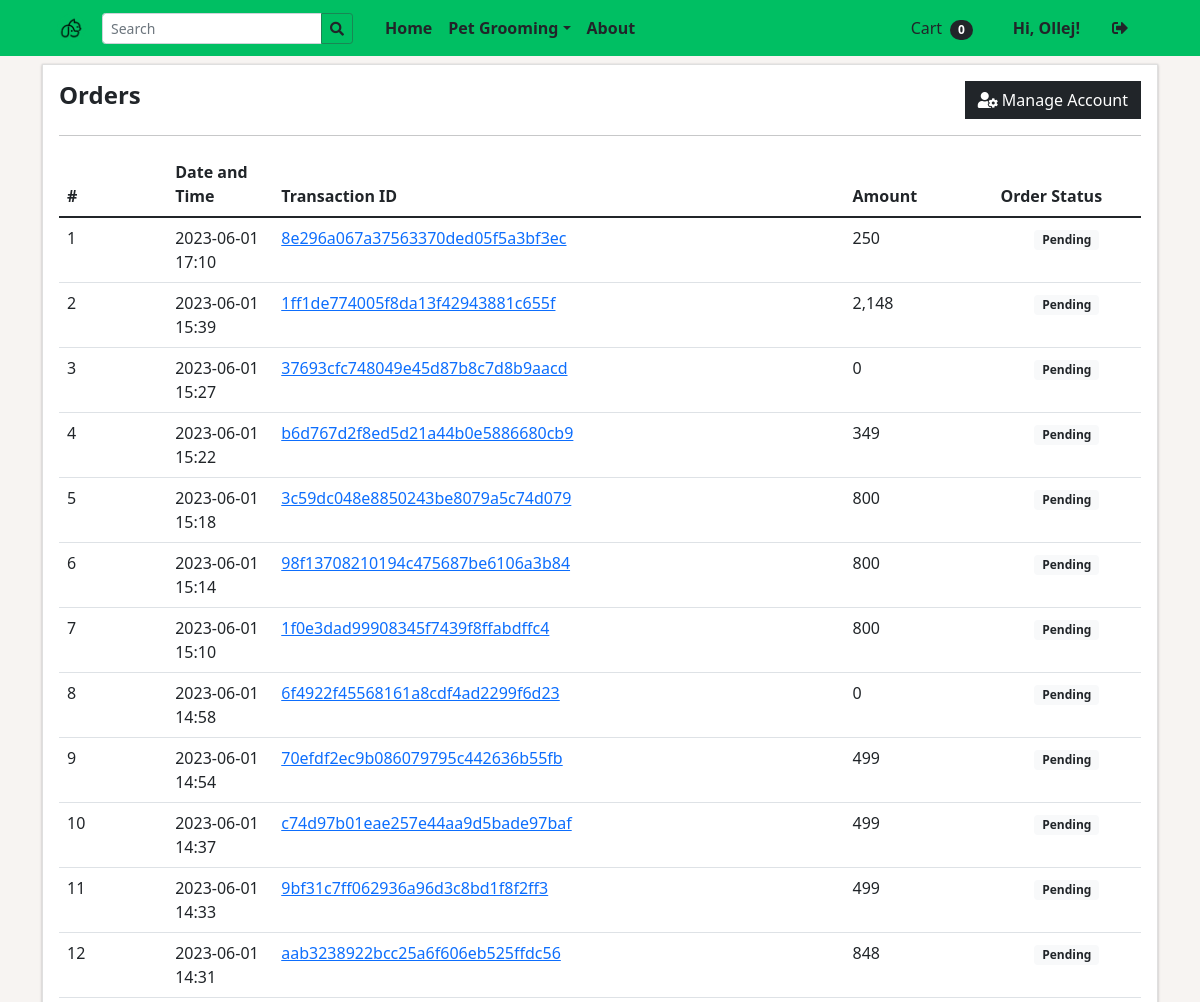
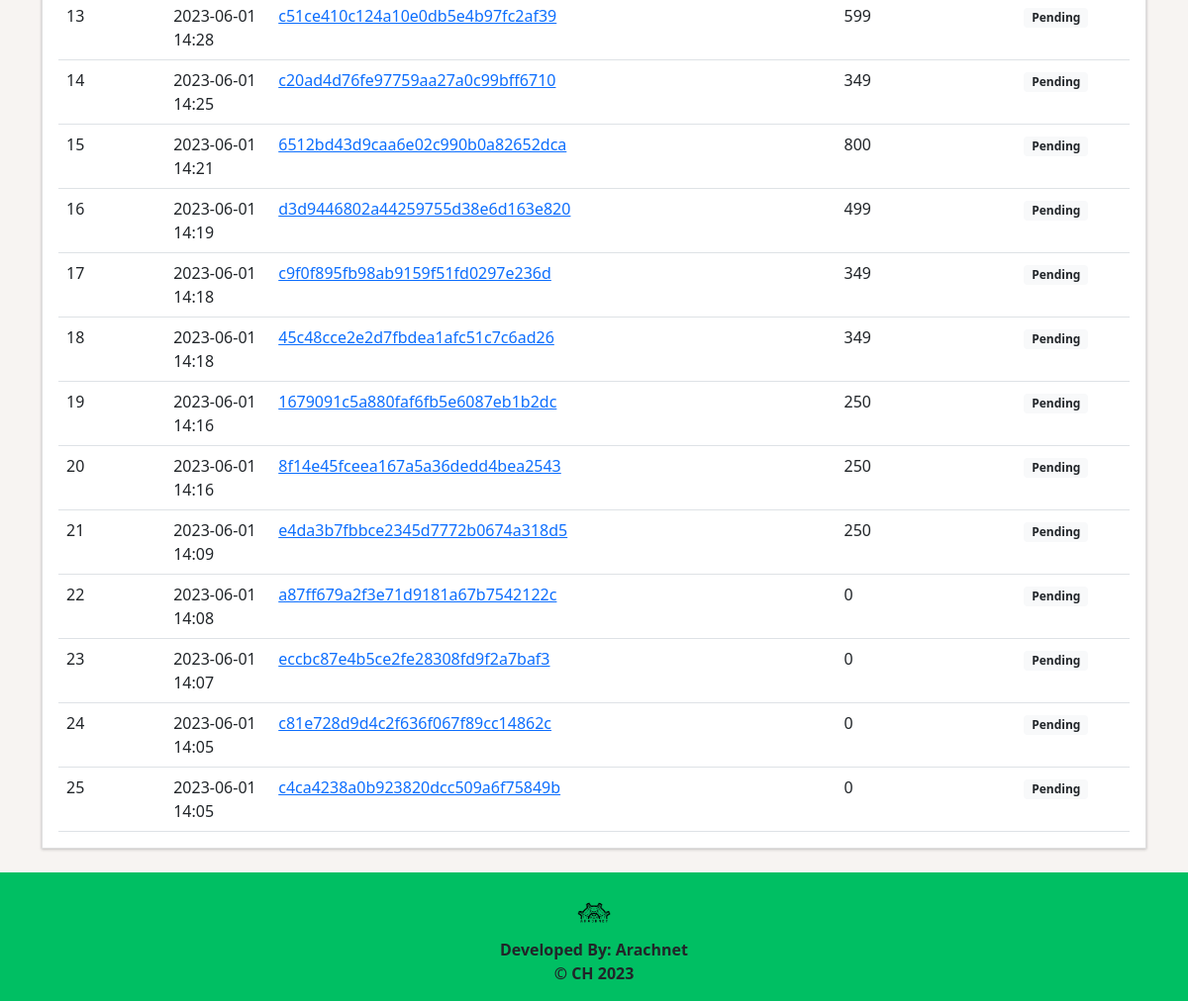
The app's page /?p=my_account (signed in), older data (2 pictures, top to bottom).
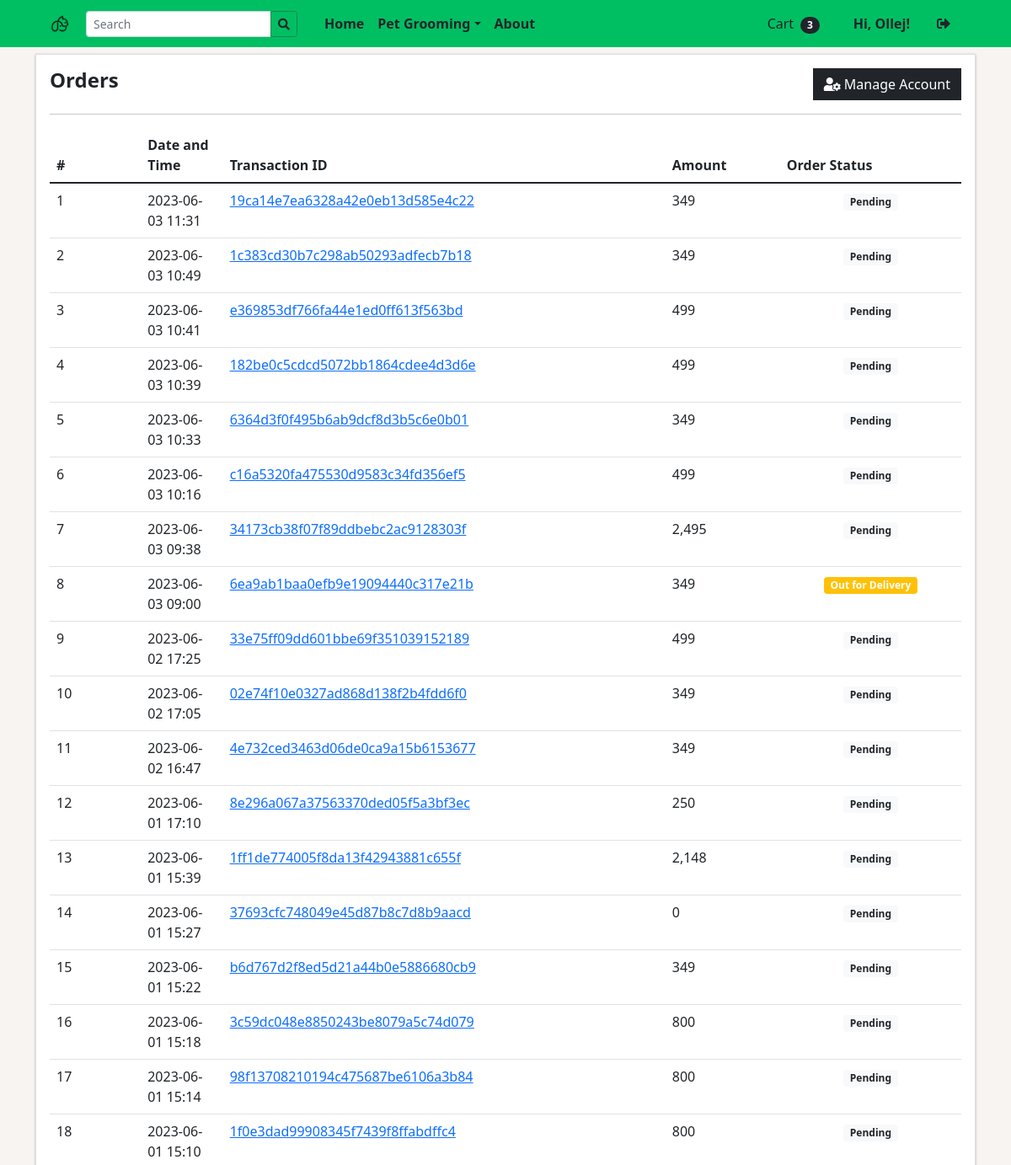
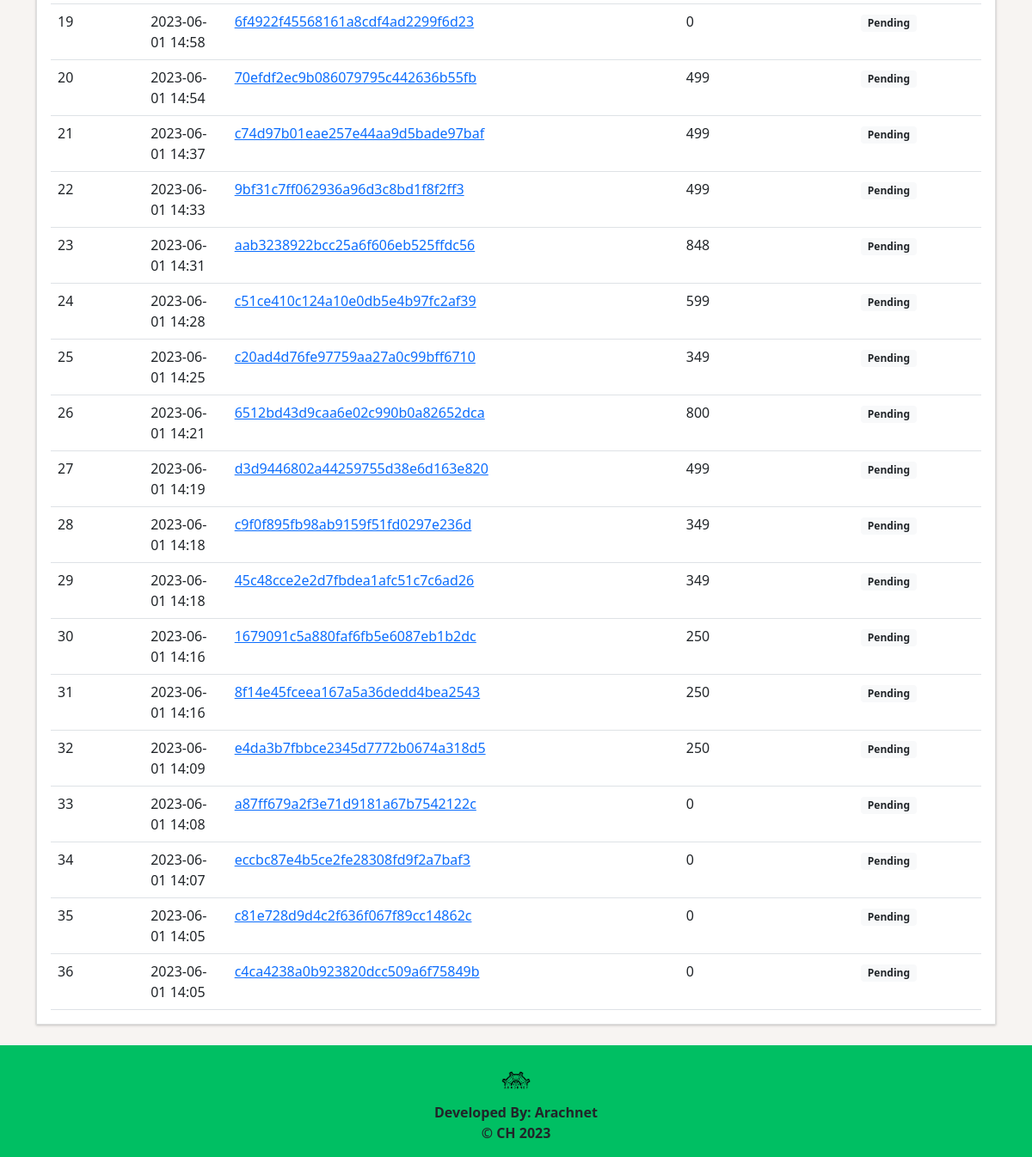
The same page, newer data (2 pictures, top to bottom).
### tables this page shows
CREATE TABLE `categories` (
  `id` int(30) NOT NULL,
  `category` varchar(250) NOT NULL,
  `description` text DEFAULT NULL,
  `status` tinyint(1) NOT NULL DEFAULT 1,
  `date_created` datetime NOT NULL DEFAULT current_timestamp()
);

CREATE TABLE `orders` (
  `id` int(30) NOT NULL,
  `client_id` int(30) NOT NULL,
  `delivery_address` text NOT NULL,
  `payment_method` varchar(100) NOT NULL,
  `order_type` tinyint(1) NOT NULL COMMENT '1= pickup,2= deliver',
  `amount` double NOT NULL,
  `status` tinyint(2) NOT NULL DEFAULT 0,
  `paid` tinyint(1) NOT NULL DEFAULT 0,
  `date_created` datetime NOT NULL DEFAULT current_timestamp(),
  `date_updated` datetime DEFAULT NULL ON UPDATE current_timestamp(),
  `updated_by` int(30) DEFAULT NULL,
  `message_status` int(11) NOT NULL
);

### classes/DBConnection.php (called while the page is built, shortened)
<?php
class DBConnection{
    private $host = DB_SERVER;
    private $username = DB_USERNAME;
    private $password = DB_PASSWORD;
    private $database = DB_NAME;
    public $conn;
    public function __construct(){
        if (!isset($this->conn)) {
            $this->conn = new mysqli($this->host, $this->username, $this->password, $this->database);
        }
    }
}
?>

### config.php (called while the page is built, shortened)
<?php
require_once('classes/DBConnection.php');
require_once('classes/SystemSettings.php');
function validate_image($file){
	if(!empty($file)){
		if(is_file(base_app.$file)){
			return base_url.$file;
		}else{
			return base_url.'dist/img/no-image-available.png';
		}
	}else{
		return base_url.'dist/img/no-image-available.png';
	}
}
?>

### my_account.php (the view, shortened to what this page needs)
<section class="py-2">
    <div class="container">
        <div class="card rounded-0">
            <div class="card-body">
                <div class="w-100 justify-content-between d-flex">
                    <h4><b>Orders</b></h4>
                    <a href="./?p=edit_account" class="btn btn btn-dark btn-flat"><div class="fa fa-user-cog"></div> Manage Account</a>
                </div>
                    <hr class="border-warning">
                    <table class="table table-stripped text-dark">
                        <colgroup>
                            <col width="10%">
                            <col width="15">
                            <col width="25">
                            <col width="25">
                            <col width="15">
                        </colgroup>
                        <thead>
                            <tr>
                                <th>#</th>
                                <th>Date and Time</th>
                                <th>Transaction ID</th>
                                <th>Amount</th>
                                <th>Order Status</th>
                            </tr>
                        </thead>
                        <tbody>
                            <?php
                                $i = 1;
                                $qry = $conn->query("SELECT o.*,concat(c.firstname,' ',c.lastname) as client from `orders` o inner join clients c on c.id = o.client_id where o.client_id = '".$_settings->userdata('id')."' order by unix_timestamp(o.date_created) desc ");
                                while($row = $qry->fetch_assoc()):
                            ?>
                                <tr>
                                    <td><?php echo $i++ ?></td>
                                    <td><?php echo date("Y-m-d H:i",strtotime($row['date_created'])) ?></td>
                                    <td><a href="javascript:void(0)" class="view_order" data-id="<?php echo $row['id'] ?>"><?php echo md5($row['id']); ?></a></td>
                                    <td><?php echo number_format($row['amount']) ?> </td>
                                    <td class="text-center">
                                            <?php if($row['status'] == 0): ?>
                                                <span class="badge badge-light text-dark">Pending</span>
                                            <?php elseif($row['status'] == 1): ?>
                                                <span class="badge badge-primary">Packed</span>
                                            <?php elseif($row['status'] == 2): ?>
                                                <span class="badge badge-warning">Out for Delivery</span>
                                            <?php elseif($row['status'] == 3): ?>
                                                <span class="badge badge-success">Delivered</span>
                                            <?php else: ?>
                                                <span class="badge badge-danger">Cancelled</span>
                                            <?php endif; ?>
                                        </td>
                                    </tr>
                            <?php endwhile; ?>
                        </tbody>
                    </table>
            </div>
        </div>
    </div>
</section>

### inc/header.php (shortened to what this page needs)
<head>
    <link rel="stylesheet" href="<?php echo base_url ?>plugins/fontawesome-free/css/all.min.css">
    <link rel="stylesheet" href="<?php echo base_url ?>plugins/tempusdominus-bootstrap-4/css/tempusdominus-bootstrap-4.min.css">
  <link rel="stylesheet" href="<?php echo base_url ?>plugins/datatables-bs4/css/dataTables.bootstrap4.min.css">
  <link rel="stylesheet" href="<?php echo base_url ?>plugins/datatables-responsive/css/responsive.bootstrap4.min.css">
  <link rel="stylesheet" href="<?php echo base_url ?>plugins/datatables-buttons/css/buttons.bootstrap4.min.css">
  <link rel="stylesheet" href="<?php echo base_url ?>plugins/select2/css/select2.min.css">
  <link rel="stylesheet" href="<?php echo base_url ?>plugins/select2-bootstrap4-theme/select2-bootstrap4.min.css">
    <link rel="stylesheet" href="<?php echo base_url ?>plugins/icheck-bootstrap/icheck-bootstrap.min.css">
    <link rel="stylesheet" href="<?php echo base_url ?>plugins/jqvmap/jqvmap.min.css">
    <link rel="stylesheet" href="<?php echo base_url ?>dist/css/adminlte.css">
    <link rel="stylesheet" href="<?php echo base_url ?>dist/css/custom.css">
    <link rel="stylesheet" href="<?php echo base_url ?>assets/css/styles.css">
    <link rel="stylesheet" href="<?php echo base_url ?>plugins/overlayScrollbars/css/OverlayScrollbars.min.css">
    <link rel="stylesheet" href="<?php echo base_url ?>plugins/daterangepicker/daterangepicker.css">
    <link rel="stylesheet" href="<?php echo base_url ?>plugins/summernote/summernote-bs4.min.css">
  <link rel="stylesheet" href="<?php echo base_url ?>plugins/sweetalert2-theme-bootstrap-4/bootstrap-4.min.css">
  </head>

### inc/topBarNav.php (shortened to what this page needs)
<nav class="navbar navbar-expand-lg navbar-light" style="background-color: #00bf63;">
            <div class="container-fluid px-4 px-lg-5 ">
                <a class="navbar-brand" href="./">
                <img src="<?php echo validate_image($_settings->info('logo')) ?>" width="30" height="30" class="d-inline-block align-top" alt="" loading="lazy">
                </a>
                <form class="form-inline" id="search-form">
                  <div class="input-group">
                    <input class="form-control form-control-sm form " type="search" placeholder="Search" aria-label="Search" name="search"  value="<?php echo isset($_GET['search']) ? $_GET['search'] : "" ?>"  aria-describedby="button-addon2">
                    <div class="input-group-append">
                      <button class="btn btn-outline-success btn-sm m-0" type="submit" id="button-addon2"><i class="fa fa-search text-dark"></i></i></button>
                    </div>
                  </div>
                </form>
                <div class="collapse navbar-collapse" id="navbarSupportedContent">
                    <ul class="navbar-nav me-auto mb-2 mb-lg-0 ms-lg-4">
                    <li class="nav-item"><a class="nav-link font-weight-bold text-dark" aria-current="page" href="./">Home</a></li>
                        <?php
                        $cat_qry = $conn->query("SELECT * FROM categories where status = 1  limit 3");
                        while($crow = $cat_qry->fetch_assoc()):
                          $sub_qry = $conn->query("SELECT * FROM sub_categories where status = 1 and parent_id = '{$crow['id']}'");
                          if($sub_qry->num_rows <= 0):
                        ?>
                        <li class="nav-item"><a class="nav-link" aria-current="page" href="./?p=products&c=<?php echo md5($crow['id']) ?>"><?php echo $crow['category'] ?></a></li>
                        <?php else: ?>
                          <li class="nav-item dropdown">
    <a class="nav-link dropdown-toggle font-weight-bold text-dark" id="navbarDropdown<?php echo $crow['id'] ?>" href="#" role="button" data-toggle="dropdown" aria-expanded="false"><?php echo $crow['category'] ?></a>
</li>
                        <?php endif; ?>
                        <?php endwhile; ?>
                        <li class="nav-item"><a class="nav-link font-weight-bold text-dark" href="./?p=about">About</a></li>
                    </ul>
                    <div class="d-flex align-items-center">
                      <?php if(!isset($_SESSION['userdata']['id'])): ?>
                        <button class="btn btn-outline-dark ml-2" id="login-btn" type="button">Login</button>
                        <?php else: ?>
                        <a class="text-dark mr-2 nav-link" href="./?p=cart">
                            Cart
                            <span class="badge bg-dark text-white ms-1 rounded-pill" id="cart-count">
                              <?php
                              if(isset($_SESSION['userdata']['id'])):
                                $count = $conn->query("SELECT SUM(quantity) as items from `cart` where client_id =".$_settings->userdata('id'))->fetch_assoc()['items'];
                                echo ($count > 0 ? $count : 0);
                              else:
                                echo "0";
                              endif;
                              ?>
                            </span>
                        </a>
                            <a href="./?p=my_account" class="text-dark  nav-link"><b> Hi, <?php echo $_settings->userdata('firstname')?>!</b></a>
                            <a href="logout.php" class="text-dark  nav-link"><i class="fa fa-sign-out-alt"></i></a>
                        <?php endif; ?>
                    </div>
                </div>
            </div>
        </nav>

### inc/footer.php (shortened to what this page needs)
<?php
$footer_class = "py-3";
$footer_style = 'style="background-color: #00bf63;"';
?>
<footer class="<?php echo $footer_class; ?>" <?php echo $footer_style; ?>">
    <div class="container">
        <div style="text-align:center">
            <img src="<?php echo 'public/images/arachnet_logo2.png' ?>" alt="Arachnet Logo" style="width: 50px; height: 50px; border-radius: 50%;">
        </div>
        <p class="m-0 text-center text-dark fw-bold">Developed By: Arachnet</p>
        <p class="m-0 text-center text-dark fw-bold">&copy; <?php echo $_settings->info('short_name') ?> 2023</p>
    </div>
</footer>

Row changes from the older to the newer data that the page shows:
added orders: date_created "2023-06-03 11:31", id "19ca14e7ea6328a42e0eb13d585e4c22", amount "349", status "Pending"
added orders: date_created "2023-06-03 10:49", id "1c383cd30b7c298ab50293adfecb7b18", amount "349", status "Pending"
added orders: date_created "2023-06-03 10:41", id "e369853df766fa44e1ed0ff613f563bd", amount "499", status "Pending"
added orders: date_created "2023-06-03 10:39", id "182be0c5cdcd5072bb1864cdee4d3d6e", amount "499", status "Pending"
added orders: date_created "2023-06-03 10:33", id "6364d3f0f495b6ab9dcf8d3b5c6e0b01", amount "349", status "Pending"
added orders: date_created "2023-06-03 10:16", id "c16a5320fa475530d9583c34fd356ef5", amount "499", status "Pending"
added orders: date_created "2023-06-03 09:38", id "34173cb38f07f89ddbebc2ac9128303f", amount "2,495", status "Pending"
added orders: date_created "2023-06-03 09:00", id "6ea9ab1baa0efb9e19094440c317e21b", amount "349", status "Out for Delivery"
added orders: date_created "2023-06-02 17:25", id "33e75ff09dd601bbe69f351039152189", amount "499", status "Pending"
added orders: date_created "2023-06-02 17:05", id "02e74f10e0327ad868d138f2b4fdd6f0", amount "349", status "Pending"
added orders: date_created "2023-06-02 16:47", id "4e732ced3463d06de0ca9a15b6153677", amount "349", status "Pending"
Text that changed along with them:
$count: (not shown) → "3"
text no longer shown: "0"
